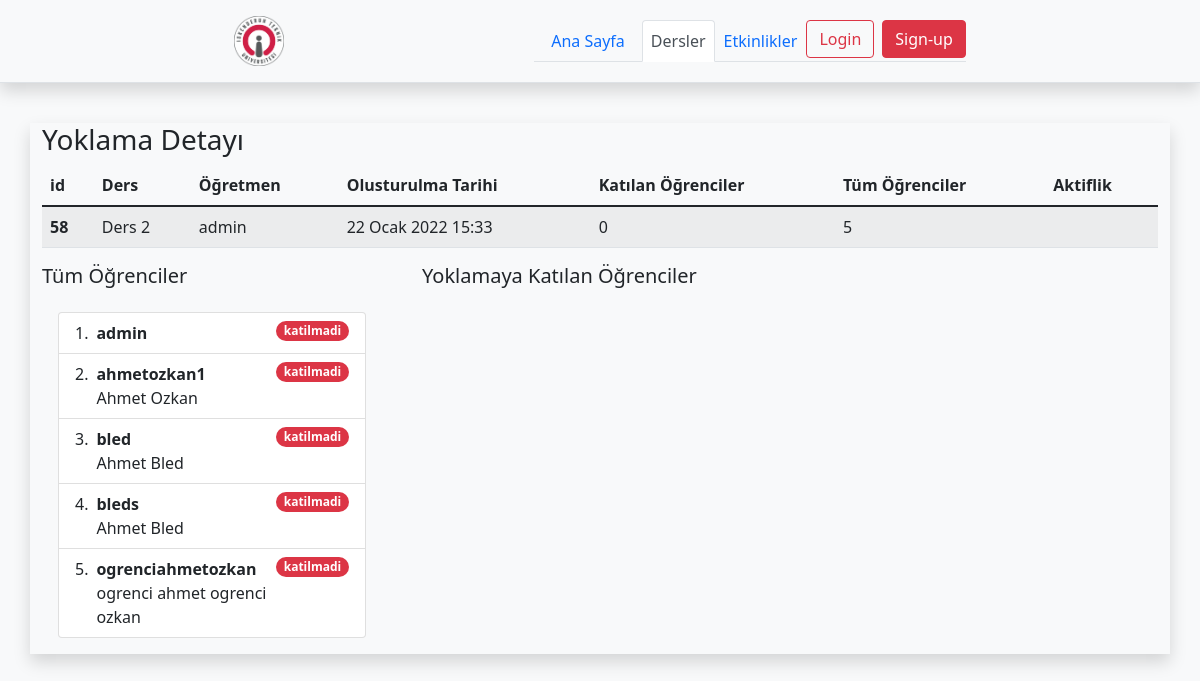
Screenshot of /lessons/attendance/58 with the database file from the repository.
### lessons/models.py (models this page shows, shortened)
class Attendance(models.Model):
    id = models.BigAutoField(primary_key=True)
    lesson = models.ForeignKey(Lesson,on_delete=models.CASCADE,related_name='attendance_lesson')
    user_joined= models.ManyToManyField(User,blank=True,related_name="attendance_joined")
    date = models.DateTimeField()
    date2 = models.DateTimeField()
    date_now = models.DateTimeField(auto_now=True,unique=True)
    avaliable = models.BooleanField(default=True)
    qr_code = models.ImageField(upload_to='qr_codes',blank=True)
    qr_url=models.URLField(blank=True,null=True)

class Lesson(models.Model):
    teacher = models.ForeignKey(User, null=True,on_delete=models.CASCADE)
    name = models.CharField(max_length=128,unique=True)
    image  = models.ImageField(upload_to="lessons/%Y/%m/%d/",default = "lessons/default_lesson_image.png")
    description = models.TextField(blank=True,null=True)
    students = models.ManyToManyField(User, blank=True,related_name='lesson_joined')
    date = models.DateTimeField(auto_now=True)
    avaliable = models.BooleanField(default =True)
    def __str__(self):
        return self.name

### lessons/views.py (the view)
# urls.py: path('attendance/<int:attendance_id>',views.attendance_detail,name="attendance_detail"),
def attendance_detail(request,attendance_id):
    current_user = request.user
    attendance = Attendance.objects.get(id = attendance_id)
    context = {
        'attendance':attendance
    }
    return render(request,'attendances/attendance.html',context)

### templates/attendances/attendance.html (shortened to what this page needs)
{% extends "base.html" %}
{% block body %}
{% load crispy_forms_tags %}
<div class="container shadow">
  <div class="row">
    <div class="col">
    <H3 >Yoklama Detayı</H1>
    <table class="table table-striped table-hover">
        <thead>
          <tr>
            <th scope="col">id</th>
            <th scope="col">Ders</th>
            <th scope="col">Öğretmen</th>
            <th scope="col">Olusturulma Tarihi</th>
            <th scope="col">Katılan Öğrenciler</th>
            <th scope="col">Tüm Öğrenciler</th>
            <th scope="col">Aktiflik</th>
          </tr>
        </thead>
        <tbody>
          <tr>
            <th scope="row"> {{attendance.id}}</th>
            <td>{{attendance.lesson}}</td>
            <td>{{attendance.lesson.teacher}}</td>
            <td>{{attendance.date_now}}</td>
            <td>{{attendance.user_joined.count}}</td>
            <td>{{attendance.lesson.students.count}}</td>
            {% if attendance.avaliable %}
            <td></td>
            {% else %}
            <td>
            <span class="badge bg-danger rounded-pill">Kapandi</span>
            </td>
            {% endif %}
          </tr>
        </tbody>
      </table>
    </div>
</div>
    <div class="row">
        <div class="col-4">
            <h5>Tüm Öğrenciler</h5>
            <div class="overflow-auto p-3 mb-3 mb-md-0 me-md-3 bg-light" style="max-width: 500px; max-height: 400px;">
            <ol class="list-group list-group-numbered">
              {% if attendance.lesson.students.all %}
              {% for student in attendance.lesson.students.all %}
              <li class="list-group-item d-flex justify-content-between
                align-items-start">
                <div class="ms-2 me-auto">
                  <div class="fw-bold">{{student.username}}</div>
                  {{student.first_name}} {{student.last_name}}
                </div>
                {% if student in attendance.user_joined.all %}
                <span class="badge bg-success rounded-pill">katildi</span>
                {% else %}
                <span class="badge bg-danger rounded-pill">katilmadi</span>
                {% endif %}
              </li>
              {% endfor %}
              {% endif %}
            </ol>
        </div>
    </div>
        <div class="col-4">
            <h5>Yoklamaya Katılan Öğrenciler</h5>
            <div class="overflow-auto p-3 mb-3 mb-md-0 me-md-3 bg-light" style="max-width: 500px; max-height: 400px;">
        </div>
    </div>
</div>
  </div>
{% endblock body %}

### rows the page displays
Attendance: id "58", lesson "Ders 2", lesson.teacher "admin", date_now "22 Ocak 2022 15:33", user_joined.count "0", lesson.students.count "5"

### other values shown
{{ student.username }} "admin"
{{ student.username }} "ahmetozkan1"
{{ student.first_name }} "Ahmet"
{{ student.last_name }} "Ozkan"
{{ student.username }} "bled"
{{ student.last_name }} "Bled"
{{ student.username }} "bleds"
{{ student.username }} "ogrenciahmetozkan"
{{ student.first_name }} "ogrenci ahmet"
{{ student.last_name }} "ogrenci ozkan"
